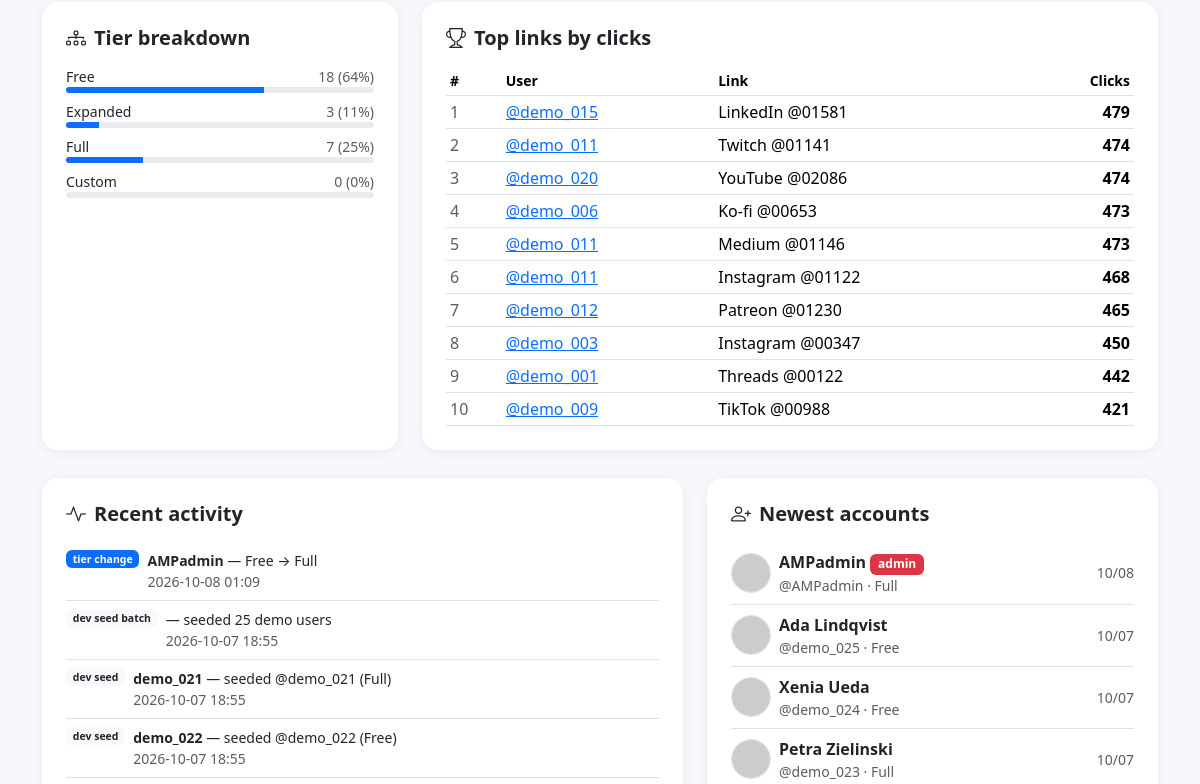
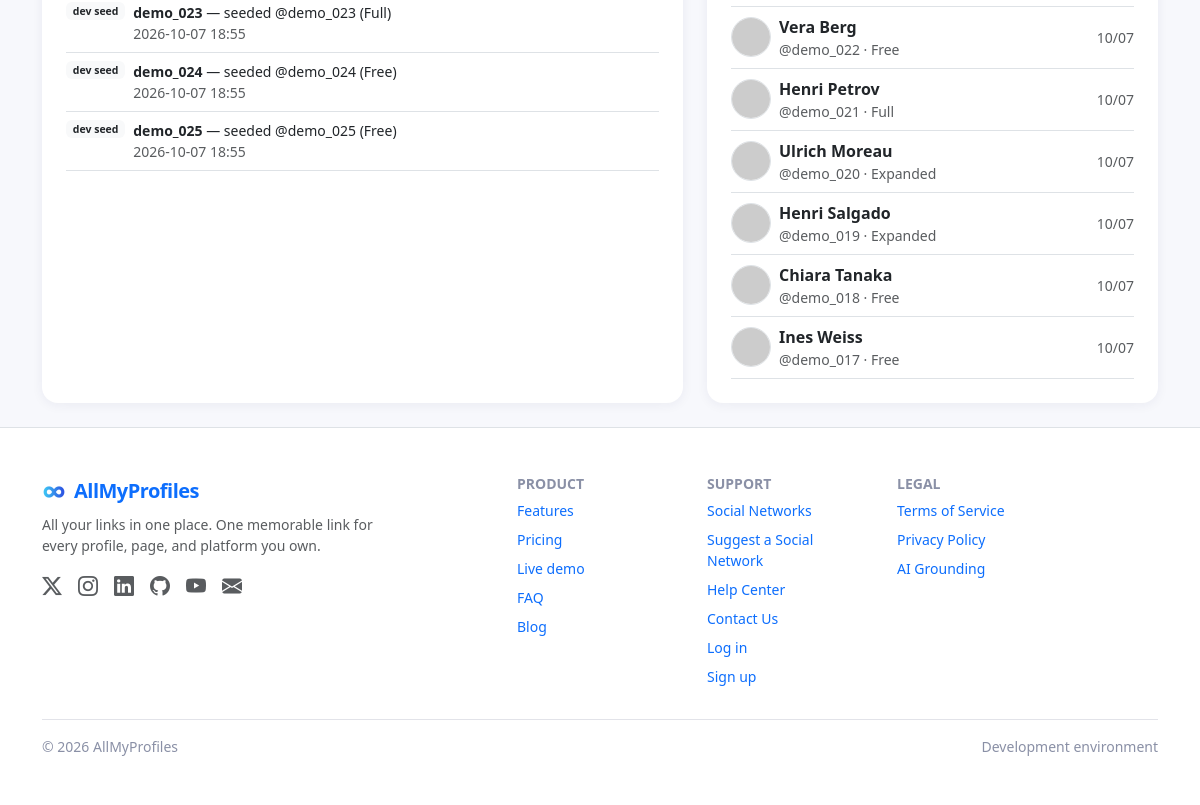
The app's page /admin (signed in, lower part), older data (2 pictures, top to bottom).
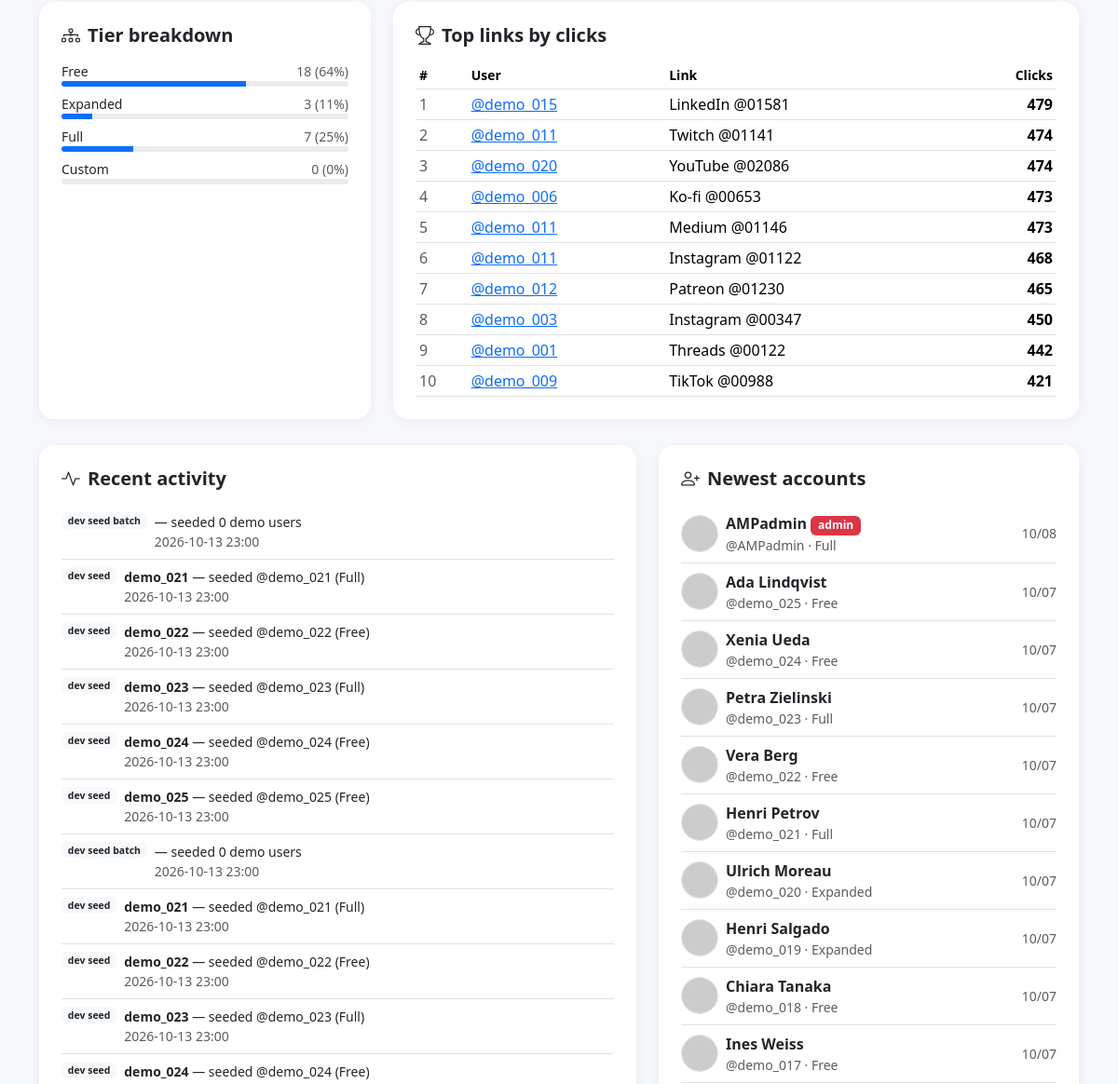
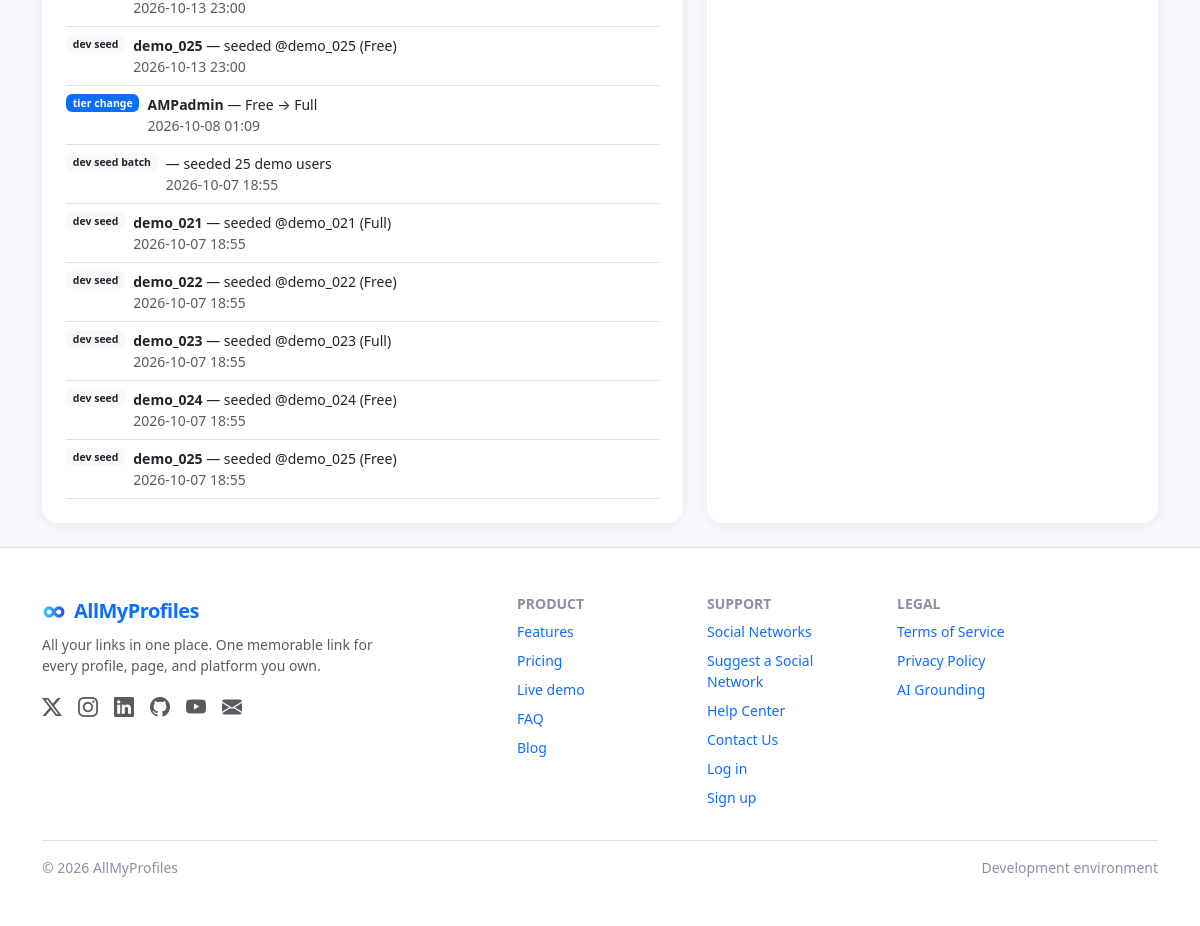
The same page, newer data (2 pictures, top to bottom).
### models.py (models this page shows, shortened)
class User(UserMixin, db.Model):
    __tablename__ = 'users'
    id = db.Column(db.Integer, primary_key=True)
    username = db.Column(db.String(80), unique=True, nullable=False, index=True)
    email = db.Column(db.String(120), unique=True, nullable=False, index=True)
    password_hash = db.Column(db.String(256), nullable=False)
    display_name = db.Column(db.String(120), nullable=True, unique=True,
                             index=True)
    headline = db.Column(db.String(250), nullable=True)
    bio = db.Column(db.Text, nullable=True)
    about_section = db.Column(db.Text, nullable=True)
    avatar_url = db.Column(db.String(500), nullable=True)
    avatar_path = db.Column(db.String(300), nullable=True)
    background_path = db.Column(db.String(300), nullable=True)
    tier = db.Column(db.String(20), default='Free')  # Free, Expanded, Full, Custom
    tier_changed_at = db.Column(db.DateTime, nullable=True)
    stripe_customer_id = db.Column(db.String(64), nullable=True, index=True)
    stripe_subscription_id = db.Column(db.String(64), nullable=True)
    stripe_subscription_status = db.Column(db.String(32), nullable=True)
    stripe_current_period_end = db.Column(db.BigInteger, nullable=True)
    skills = db.Column(db.String(300), nullable=True)
    location = db.Column(db.String(120), nullable=True)
    country_code = db.Column(db.String(3), nullable=True, index=True)
    country_name = db.Column(db.String(120), nullable=True)
    is_adult_oriented = db.Column(db.Boolean, default=False,
                                  nullable=False, server_default='0')
    video_platform = db.Column(db.String(10), nullable=True)
    video_id = db.Column(db.String(64), nullable=True)
    ga4_id = db.Column(db.String(32), nullable=True)
    is_admin = db.Column(db.Boolean, default=False, nullable=False)
    theme = db.Column(db.String(20), nullable=True, default='light')
    contact_disabled = db.Column(db.Boolean, default=False, nullable=False,
                                 server_default='0')
    directory_visible = db.Column(db.Boolean, default=False, nullable=False,
                                  server_default='0')
    age_verified = db.Column(db.Boolean, default=False, nullable=False,
                             server_default='0')
    is_featured = db.Column(db.Boolean, default=False, nullable=False,
                            server_default='0')
    is_demo = db.Column(db.Boolean, default=False, nullable=False,
                        server_default='0')
    created_at = db.Column(db.DateTime, default=lambda: datetime.now())
    links = db.relationship('Link', backref='owner', lazy=True,
                            cascade='all, delete-orphan')
    message_reads = db.relationship('MessageRead',
                                    back_populates='user',
                                    foreign_keys='MessageRead.user_id',
                                    cascade='all, delete-orphan',
                                    lazy='dynamic')
    @property
    def unread_messages(self):
        admin_unread = (MessageRead.query
                        .filter_by(user_id=self.id, is_read=False,
                                   is_archived=False)
                        .count())
        contact_unread = ContactMessage.query.filter_by(
            recipient_id=self.id, is_read=False, is_archived=False).count()
        return admin_unread + contact_unread
    @property
    def avatar_src(self):
        if self.avatar_path:
            return url_for_upload(self.avatar_path)
        if self.avatar_url:
            return self.avatar_url
        from urllib.parse import quote
        return ('https://ui-avatars.com/api/?background=random&name='
                + quote(self.display_name or self.username))

class Link(db.Model):
    __tablename__ = 'links'
    id = db.Column(db.Integer, primary_key=True)
    user_id = db.Column(db.Integer, db.ForeignKey('users.id'), nullable=False)
    title = db.Column(db.String(120), nullable=False)
    url = db.Column(db.String(500), nullable=False)
    icon_code = db.Column(db.String(50), nullable=True, default='link-45deg')
    position = db.Column(db.Integer, default=0)
    is_active = db.Column(db.Boolean, default=True)
    click_count = db.Column(db.Integer, default=0)
    source_id = db.Column(db.Integer, db.ForeignKey('link_sources.id'),
                          nullable=True)
    category = db.Column(db.String(40), nullable=True)  # manual override
    is_pinned = db.Column(db.Boolean, default=False, nullable=False,
                          server_default='0')           # paid tiers only
    utm_params = db.Column(db.String(300), nullable=True)
    subhandle = db.Column(db.String(80), nullable=True)  # "@handle" line
    cta = db.Column(db.String(40), nullable=True)        # "Follow", "Listen"
    created_at = db.Column(db.DateTime, default=lambda: datetime.now())

class Activity(db.Model):
    __tablename__ = 'activity'
    id = db.Column(db.Integer, primary_key=True)
    kind = db.Column(db.String(40), nullable=False, index=True)
    user_id = db.Column(db.Integer, db.ForeignKey('users.id'), nullable=True)
    actor_id = db.Column(db.Integer, db.ForeignKey('users.id'), nullable=True)
    detail = db.Column(db.String(300), nullable=True)
    created_at = db.Column(db.DateTime, default=lambda: datetime.now(),
                           index=True)
    user = db.relationship('User', foreign_keys=[user_id])
    actor = db.relationship('User', foreign_keys=[actor_id])

class Setting(db.Model):
    __tablename__ = 'settings'
    DEFAULT_SETTINGS = DEFAULT_SETTINGS
    key = db.Column(db.String(64), primary_key=True)
    value = db.Column(db.String(500), nullable=False, default='')
    @classmethod
    def get(cls, key, fallback=None):
        row = db.session.get(cls, key)
        if row is not None:
            return row.value
        return DEFAULT_SETTINGS.get(key, fallback)

### app.py (the view)
    @app.route('/admin')
    @admin_required
    def admin_dashboard():
        now = datetime.now()
        day = timedelta(days=1)
        total_users = db.session.scalar(func.count(User.id))
        total_links = db.session.scalar(func.count(Link.id))
        total_clicks = db.session.scalar(
            func.coalesce(func.sum(Link.click_count), 0))
        signups_today = db.session.scalar(
            db.select(func.count(User.id)).where(User.created_at >= now - day))
        signups_week = db.session.scalar(
            db.select(func.count(User.id)).where(User.created_at >= now - 7 * day))
        tier_counts = dict(db.session.query(User.tier, func.count(User.id))
                           .group_by(User.tier).all())
        top_links = (db.session.query(Link, User.username)
                     .join(User, Link.user_id == User.id)
                     .order_by(func.coalesce(Link.click_count, 0).desc())
                     .limit(10).all())
        recent_users = (User.query.order_by(User.created_at.desc())
                        .limit(10).all())
        activities = (Activity.query
                      .order_by(Activity.created_at.desc())
                      .limit(30).all())
        return render_template('admin/dashboard.html',
                               total_users=total_users,
                               total_links=total_links,
                               total_clicks=total_clicks,
                               signups_today=signups_today,
                               signups_week=signups_week,
                               tier_counts=tier_counts,
                               top_links=top_links,
                               recent_users=recent_users,
                               activities=activities)

### templates/admin/dashboard.html (shortened to what this page needs)
{% extends 'base.html' %}
{% import 'admin/_nav.html' as dash %}
{% block content %}
<div class="container py-4">
  <div class="row g-4">
    <div class="col-md-4">
      <div class="card p-4 h-100">
        <h5 class="fw-bold mb-3"><i class="bi bi-diagram-3 me-2"></i>Tier breakdown</h5>
        {% set total = tier_counts.values() | sum %}
        {% for tier in TIERS %}
          {% set count = tier_counts.get(tier, 0) %}
          {% set pct = (100 * count / total) if total else 0 %}
          <div class="d-flex justify-content-between small">
            <span>{{ tier }}</span><span class="text-muted">{{ count }} ({{ '%.0f'|format(pct) }}%)</span>
          </div>
          <div class="progress mb-2" style="height:6px">
            <div class="progress-bar" style="width: {{ pct }}%"></div>
          </div>
        {% endfor %}
      </div>
    </div>
    <div class="col-md-8">
      <div class="card p-4 h-100">
        <h5 class="fw-bold mb-3"><i class="bi bi-trophy me-2"></i>Top links by clicks</h5>
        <table class="table table-sm align-middle mb-0">
          <thead><tr class="text-muted small"><th>#</th><th>User</th><th>Link</th><th class="text-end">Clicks</th></tr></thead>
          <tbody>
          {% for link, username in top_links %}
            <tr>
              <td class="text-muted">{{ loop.index }}</td>
              <td><a href="{{ url_for('public_profile', handle=username) }}">@{{ username }}</a></td>
              <td class="text-truncate" style="max-width:280px">{{ link.title }}</td>
              <td class="text-end fw-semibold">{{ link.click_count or 0 }}</td>
            </tr>
          {% else %}
            <tr><td colspan="4" class="text-muted">No links yet.</td></tr>
          {% endfor %}
          </tbody>
        </table>
      </div>
    </div>
  </div>
  <div class="row g-4 mt-1">
    <div class="col-lg-7">
      <div class="card p-4 h-100">
        <h5 class="fw-bold mb-3"><i class="bi bi-activity me-2"></i>Recent activity</h5>
        <ul class="list-unstyled mb-0">
        {% for a in activities %}
          <li class="d-flex gap-2 border-bottom py-2 small">
            <span class="badge text-bg-{{ {'signup':'success','tier_change':'primary','impersonate_start':'warning','impersonate_end':'secondary','settings_update':'dark','admin_flag_change':'danger'}.get(a.kind,'light text-dark') }} align-self-start">
              {{ a.kind.replace('_',' ') }}
            </span>
            <div>
              {% if a.user %}<strong>{{ a.user.username }}</strong>{% endif %}
              {% if a.detail %} — {{ a.detail }}{% endif %}
              <div class="text-muted">{{ a.created_at.strftime('%Y-%m-%d %H:%M') }}</div>
            </div>
          </li>
        {% else %}
          <li class="text-muted small">Nothing yet.</li>
        {% endfor %}
        </ul>
      </div>
    </div>
    <div class="col-lg-5">
      <div class="card p-4 h-100">
        <h5 class="fw-bold mb-3"><i class="bi bi-person-plus me-2"></i>Newest accounts</h5>
        <ul class="list-unstyled mb-0">
        {% for u in recent_users %}
          <li class="d-flex align-items-center gap-2 border-bottom py-2">
            <img src="{{ u.avatar_src }}" class="avatar-sm rounded-circle border" alt="">
            <div class="flex-grow-1 min-w-0">
              <div class="fw-semibold text-truncate mb-0">{{ u.display_name }}
                {% if u.is_admin %}<span class="badge text-bg-danger">admin</span>{% endif %}</div>
              <div class="small text-muted text-truncate">@{{ u.username }} · {{ u.tier }}</div>
            </div>
            <span class="small text-muted">{{ u.created_at.strftime('%m/%d') }}</span>
          </li>
        {% else %}
          <li class="text-muted small">No users yet.</li>
        {% endfor %}
        </ul>
      </div>
    </div>
  </div>
</div>
{% endblock %}

### templates/base.html (shortened to what this page needs)
<!DOCTYPE html>
<html lang="en">
<head>
  <link rel="stylesheet" href="https://cdn.jsdelivr.net/npm/bootstrap@5.3.3/dist/css/bootstrap.min.css">
  <link rel="stylesheet" href="https://cdn.jsdelivr.net/npm/bootstrap-icons@1.11.3/font/bootstrap-icons.min.css">
</head>
<body class="d-flex flex-column min-vh-100">
  <main class="flex-grow-1">
    {% block content %}{% endblock %}
  </main>
  <footer class="py-5 bg-white border-top">
    <div class="container">
      <div class="row gy-4">
        <div class="col-lg-4">
          <span class="navbar-brand fw-bold text-primary fs-5">
            <img src="{{ url_for('static', filename='images/favicon-96x96.png') }}" alt="" width="24" height="24" class="me-2 align-text-bottom rounded">AllMyProfiles
          </span>
          <p class="small text-muted mt-2 mb-0">{{ site_tagline }} One memorable link for every profile, page, and platform you own.</p>
          <div class="mt-3 fs-5 d-flex gap-3">
            <a href="https://x.com/allmyprofiles" class="text-muted" aria-label="X / Twitter" alt="X / Twitter" rel="noopener" target="_blank"><i class="bi bi-twitter-x"></i></a>
            <a href="https://instagram.com/allmyprofiles" class="text-muted" aria-label="Instagram" alt="Instagram" rel="noopener" target="_blank"><i class="bi bi-instagram"></i></a>
            <a href="https://linkedin.com/company/allmyprofiles" class="text-muted" aria-label="LinkedIn" alt="LinkedIn" rel="noopener" target="_blank"><i class="bi bi-linkedin"></i></a>
            <a href="https://github.com/allmyprofiles" class="text-muted" aria-label="GitHub" alt="GitHub" rel="noopener" target="_blank"><i class="bi bi-github"></i></a>
            <a href="https://youtube.com/@allmyprofiles" class="text-muted" aria-label="YouTube" alt="YouTube" rel="noopener" target="_blank"><i class="bi bi-youtube"></i></a>
            <a href="mailto:support@allmyprofiles.com?subject=Support%20Request-Home%Page" class="text-muted" aria-label="Email" alt="Email"><i class="bi bi-envelope-fill"></i></a>
          </div>
        </div>
        <div class="col-6 col-lg-2 offset-lg-1">
          <h6 class="fw-bold small text-uppercase">Product</h6>
          <ul class="list-unstyled small">
            <li class="mb-2"><a class="text-decoration-none" href="{{ url_for('home') }}#features">Features</a></li>
            <li class="mb-2"><a class="text-decoration-none" href="{{ url_for('home') }}#pricing">Pricing</a></li>
            <li class="mb-2"><a class="text-decoration-none" href="{{ url_for('home') }}#demo">Live demo</a></li>
            <li class="mb-2"><a class="text-decoration-none" href="{{ url_for('faq_page') }}">FAQ</a></li>
            <li class="mb-2"><a class="text-decoration-none" href="#">Blog</a></li>
          </ul>
        </div>
        <div class="col-6 col-lg-2">
          <h6 class="fw-bold small text-uppercase">Support</h6>
          <ul class="list-unstyled small">
            <li class="mb-2"><a class="text-decoration-none" href="{{ url_for('directory') }}">Social Networks</a></li>
            <li class="mb-2"><a class="text-decoration-none" href="{{ url_for('suggest') }}">Suggest a Social Network</a></li>
            <li class="mb-2"><a class="text-decoration-none" href="{{ url_for('help_center') }}">Help Center</a></li>
            <li class="mb-2"><a class="text-decoration-none" href="{{ url_for('contact') }}">Contact Us</a></li>
            <li class="mb-2"><a class="text-decoration-none" href="{{ url_for('login') }}">Log in</a></li>
            <li class="mb-2"><a class="text-decoration-none" href="{{ url_for('register') }}">Sign up</a></li>
          </ul>
        </div>
        <div class="col-6 col-lg-2">
          <h6 class="fw-bold small text-uppercase">Legal</h6>
          <ul class="list-unstyled small">
            <li class="mb-2"><a class="text-decoration-none" href="{{ url_for('terms') }}">Terms of Service</a></li>
            <li class="mb-2"><a class="text-decoration-none" href="{{ url_for('privacy') }}">Privacy Policy</a></li>
            <li class="mb-2"><a class="text-decoration-none" href="{{ url_for('ai_grounding') }}">AI Grounding</a></li>
          </ul>
        </div>
      </div>
      <hr>
      <div class="d-flex flex-wrap justify-content-between align-items-center">
        <span class="small">&copy; {{ current_year }} AllMyProfiles</span>
        <span class="small">{{ APP_ENV|capitalize }} environment</span>
      </div>
    </div>
  </footer>
</body>
</html>

Row changes from the older to the newer data that the page shows:
added Activity: kind.replace "dev seed batch", detail "seeded 0 demo users", created_at "2026-10-13 23:00"
added Activity: kind.replace "dev seed", user.username "demo_021", detail "seeded @demo_021 (Full)", created_at "2026-10-13 23:00"
added Activity: kind.replace "dev seed", user.username "demo_022", detail "seeded @demo_022 (Free)", created_at "2026-10-13 23:00"
added Activity: kind.replace "dev seed", user.username "demo_023", detail "seeded @demo_023 (Full)", created_at "2026-10-13 23:00"
added Activity: kind.replace "dev seed", user.username "demo_024", detail "seeded @demo_024 (Free)", created_at "2026-10-13 23:00"
added Activity: kind.replace "dev seed", user.username "demo_025", detail "seeded @demo_025 (Free)", created_at "2026-10-13 23:00"
added Activity: kind.replace "dev seed batch", detail "seeded 0 demo users", created_at "2026-10-13 23:00"
added Activity: kind.replace "dev seed", user.username "demo_021", detail "seeded @demo_021 (Full)", created_at "2026-10-13 23:00"
added Activity: kind.replace "dev seed", user.username "demo_022", detail "seeded @demo_022 (Free)", created_at "2026-10-13 23:00"
added Activity: kind.replace "dev seed", user.username "demo_023", detail "seeded @demo_023 (Full)", created_at "2026-10-13 23:00"
added Activity: kind.replace "dev seed", user.username "demo_024", detail "seeded @demo_024 (Free)", created_at "2026-10-13 23:00"
added Activity: kind.replace "dev seed", user.username "demo_025", detail "seeded @demo_025 (Free)", created_at "2026-10-13 23:00"
